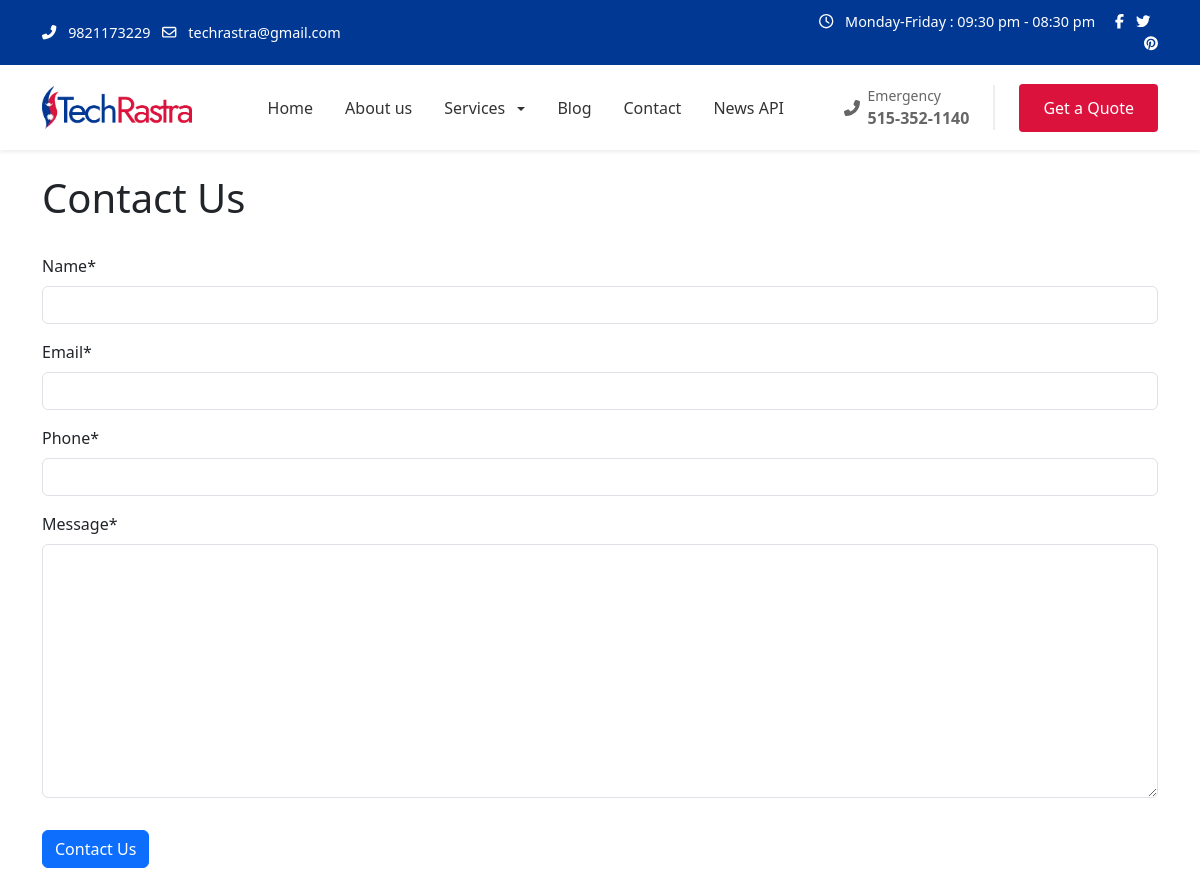
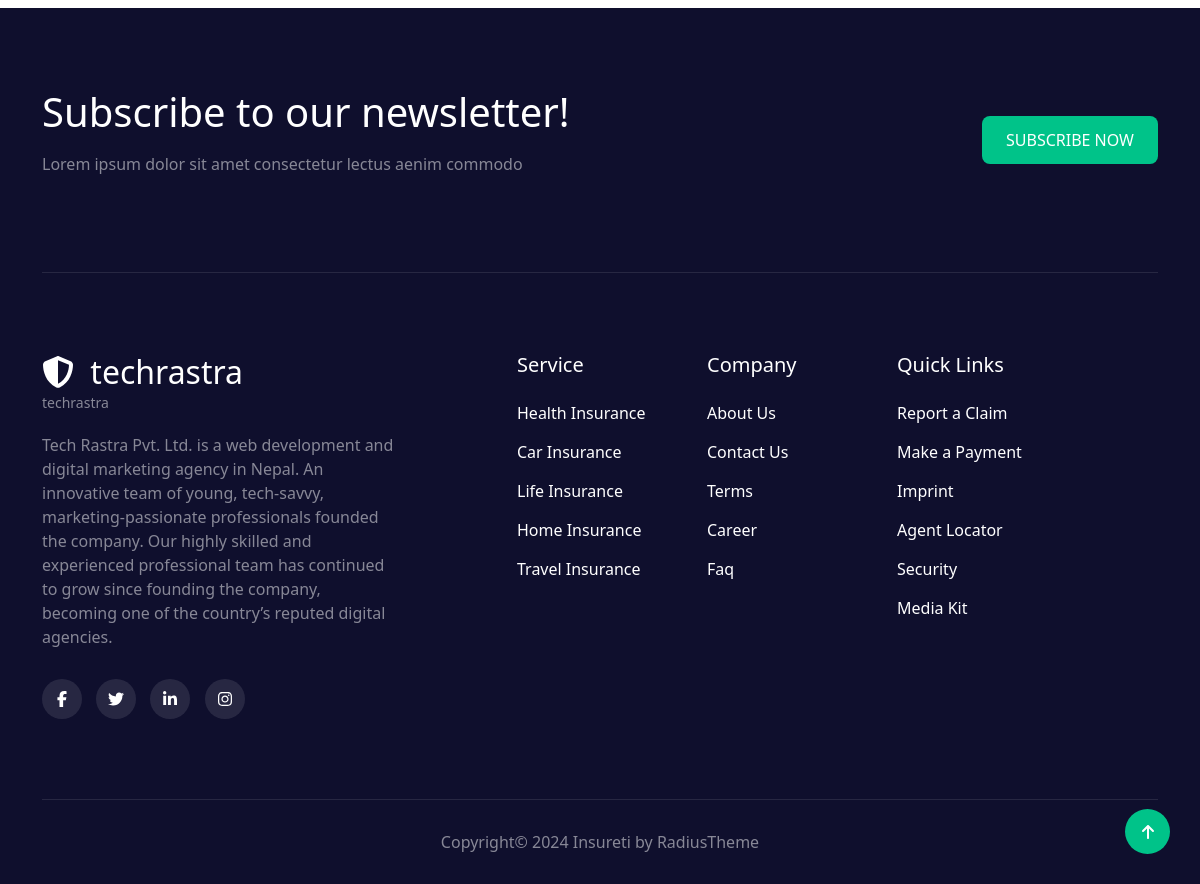
The app's page /contact with its own data (2 pictures, top to bottom).
### website/models.py (models this page shows, shortened)
class Settings(models.Model):
    name = models.CharField(max_length=100)
    slug = models.SlugField(max_length=100, unique=True)
    email = models.EmailField(blank=True, null=True)
    phone = models.CharField(max_length=100, blank=True, null=True)
    address = models.CharField(max_length=100, blank=True, null=True)
    description = models.TextField(blank=True, null=True)
    logo = models.ImageField(upload_to='logo/', blank=True, null=True)
    fabicon = models.ImageField(upload_to='fabicon/', blank=True, null=True)
    meta_title = models.CharField(max_length=100, blank=True, null=True)
    meta_description = models.TextField(blank=True, null=True)
    meta_keywords = models.TextField(blank=True, null=True)

### website/views.py (the view)
# urls.py: path('contact', views.contact_view, name='contact'),
def contact_view(request):
    if request.method == 'POST':
        form = ContactForm(request.POST)
        if form.is_valid():
            form.save()
            return render(request, 'contact.html', {'contactForm': ContactForm(), 'msg': 'Your message has been sent successfully'})
        else:
            return render(request, 'contact.html', {'contactForm': form})
    else:
        data={
            'contactForm': ContactForm(),
        }
    return render(request, 'contact.html', data)

### website/contact_form.py
class ContactForm(ModelForm):
    class Meta:
        model = Contact
        fields = ['name', 'email', 'phone', 'message']

### website/general.py (called while the page is built)
def global_data(request):
    data ={
            'settingData': Settings.objects.first(),
            'menuServiceData': Service.objects.all
        }
    return data

### website/templates/contact.html (shortened to what this page needs)
{% extends 'layouts/master.html' %}
{% block content %}
{% load bootstrap5 %}
{% load crispy_forms_tags %}
<div class="container py-4">
    <div class="row">
        <div class="col-md-12 mb-4">
            <h1> Contact Us </h1>
        </div>
    </div>
    <div class="row">
        <div class="col md-12">
            <form action="" method="post">
                {{contactForm | crispy}}
                <button class="btn btn-primary mt-3">Contact Us</button>
            </form>
        </div>
    </div>
</div>
{% endblock %}

### website/templates/layouts/header.html (shortened to what this page needs)
{% load static %}
<div class="top-bar">
    <div class="container">
        <div class="row align-items-center">
            <div class="col-md-8">
                {% if settingData %}
                <a href="tel:{{ settingData.phone }}" class="text-white me-2 text-decoration-none">
                    <i class="fas fa-phone-alt me-2"></i>
                        {{ settingData.phone }}
                </a>
                {% endif %}
                <a href="" class="text-white me-2 text-decoration-none">
                    <i class="far fa-envelope me-2"></i>
                    {% if settingData %}
                        {{ settingData.email }}
                    {% else %}
                        info@techrastra.com
                    {% endif %}
                </a>
            </div>
            <div class="col-md-4 text-end">
                    <span class="me-3">
                        <i class="far fa-clock me-2"></i>
                        Monday-Friday : 09:30 pm - 08:30 pm
                    </span>
                <a href="#" class="text-white me-2"><i class="fab fa-facebook-f"></i></a>
                <a href="#" class="text-white me-2"><i class="fab fa-twitter"></i></a>
                <a href="#" class="text-white"><i class="fab fa-pinterest"></i></a>
            </div>
        </div>
    </div>
</div>
<nav class="navbar navbar-expand-lg navbar-light bg-white py-3 shadow-sm sticky-top">
    <div class="container">
        <a class="navbar-brand" href="{% url 'index' %}">
            {% if settingData.logo %}
                <img src="{{ settingData.logo.url }}" alt="Techrastra">
            {% else %}
                <img src="{% static 'logo/logo.webp' %}" alt="Techrastra">
            {% endif %}
        </a>
        <div class="collapse navbar-collapse" id="navbarNav">
            <ul class="navbar-nav mx-auto">
                <li class="nav-item">
                    <a class="nav-link" href="{% url 'index' %}">
                        Home
                    </a>
                </li>
                <li class="nav-item">
                    <a class="nav-link" href="{% url 'about-us' %}">
                        About us
                    </a>
                </li>
                <li class="nav-item dropdown">
                    <a class="nav-link dropdown-toggle" href="{% url 'service' %}" role="button" data-bs-toggle="dropdown">
                        Services
                    </a>
                </li>
                <li class="nav-item">
                    <a class="nav-link" href="{% url 'blog' %}">
                        Blog
                    </a>
                </li>
                <li class="nav-item">
                    <a class="nav-link" href="{% url 'contact' %}">
                        Contact
                    </a>
                </li>
                <li class="nav-item">
                    <a class="nav-link" href="{% url 'api-news' %}">
                        News API
                    </a>
                </li>
            </ul>
            <div class="d-flex align-items-center">
                <div class="emergency-phone me-4">
                    <div class="d-flex align-items-center">
                        <i class="fas fa-phone-alt me-2"></i>
                        <div>
                            <small class="d-block">Emergency</small>
                            <strong>515-352-1140</strong>
                        </div>
                    </div>
                </div>
                <a href="{% url 'service' %}" class="btn-quote">Get a Quote</a>
            </div>
        </div>
    </div>
</nav>

### website/templates/layouts/footer.html
<footer class="footer-section">
    <div class="container">
        <div class="newsletter-section">
            <div class="row align-items-center">
                <div class="col-lg-6">
                    <h2 class="h1 mb-3">Subscribe to our newsletter!</h2>
                    <p class="text-white-50">Lorem ipsum dolor sit amet consectetur lectus aenim commodo</p>
                </div>
                <div class="col-lg-6 text-lg-end">
                    <button class="subscribe-btn">SUBSCRIBE NOW</button>
                </div>
            </div>
        </div>
        <div class="row g-4">
            <div class="col-lg-4">
                <div class="footer-logo">
                    <h3 class="h2 mb-0">
                        <i class="fas fa-shield-alt me-2"></i>
                        {{ settingData.name }}
                    </h3>
                    <small class="text-white-50 d-block">
                        {{ settingData.name }}
                    </small>
                </div>
                <p class="text-white-50">
                    {{ settingData.description | safe }}
                </p>
                <div class="social-links">
                    <a href="#"><i class="fab fa-facebook-f"></i></a>
                    <a href="#"><i class="fab fa-twitter"></i></a>
                    <a href="#"><i class="fab fa-linkedin-in"></i></a>
                    <a href="#"><i class="fab fa-instagram"></i></a>
                </div>
            </div>
            <div class="col-lg-2 offset-lg-1">
                <h5 class="mb-4">Service</h5>
                <ul class="footer-links">
                    <li><a href="#">Health Insurance</a></li>
                    <li><a href="#">Car Insurance</a></li>
                    <li><a href="#">Life Insurance</a></li>
                    <li><a href="#">Home Insurance</a></li>
                    <li><a href="#">Travel Insurance</a></li>
                </ul>
            </div>
            <div class="col-lg-2">
                <h5 class="mb-4">Company</h5>
                <ul class="footer-links">
                    <li><a href="#">About Us</a></li>
                    <li><a href="#">Contact Us</a></li>
                    <li><a href="#">Terms</a></li>
                    <li><a href="#">Career</a></li>
                    <li><a href="#">Faq</a></li>
                </ul>
            </div>
            <div class="col-lg-2">
                <h5 class="mb-4">Quick Links</h5>
                <ul class="footer-links">
                    <li><a href="#">Report a Claim</a></li>
                    <li><a href="#">Make a Payment</a></li>
                    <li><a href="#">Imprint</a></li>
                    <li><a href="#">Agent Locator</a></li>
                    <li><a href="#">Security</a></li>
                    <li><a href="#">Media Kit</a></li>
                </ul>
            </div>
        </div>
        <div class="copyright text-center">
            <p class="mb-0 text-white-50">Copyright© 2024 Insureti by RadiusTheme</p>
        </div>
    </div>
    <a href="#" class="scroll-top">
        <i class="fas fa-arrow-up"></i>
    </a>
</footer>

### static/css/style.css (style rules this page uses)
body { margin: 0; padding: 0; }
.top-bar { background-color: #013893; color: white; font-size: 0.9rem; padding: 11px 27px; }
.navbar-brand img { width: 150px; }
.nav-link { color: #333 !important; font-weight: 500; padding: 0.5rem 1rem !important; }
.emergency-phone { color: #666; border-right: 2px solid #eee; padding-right: 1.5rem; }
.btn-quote { background-color: #db133c; color: white; padding: 0.75rem 1.5rem; border-radius: 4px; text-decoration: none; transition: all 0.3s ease; }
.dropdown-toggle::after { margin-left: 0.5em; vertical-align: middle; }
.footer-section { background-color: #0f0f2d; color: white; padding: 80px 0 0 0; }
.newsletter-section { border-bottom: 1px solid rgba(255, 255, 255, 0.1); padding-bottom: 80px; margin-bottom: 80px; }
.subscribe-btn { background-color: #00c389; border: none; border-radius: 8px; padding: 12px 24px; color: white; font-weight: 500; transition: opacity 0.3s; }
.footer-logo { margin-bottom: 20px; }
.footer-links { list-style: none; padding: 0; }
.footer-links li { margin-bottom: 15px; }
.footer-links a { color: #ffffff; text-decoration: none; transition: opacity 0.3s; }
.social-links { margin-top: 30px; }
.social-links a { display: inline-flex; align-items: center; justify-content: center; width: 40px; height: 40px; background-color: rgba(255, 255, 255, 0.1); border-radius: 50%; margin-right: 10px; color: white; text-decoration: none; transition: background-color 0.3s; }
.copyright { padding: 30px 0; border-top: 1px solid rgba(255, 255, 255, 0.1); margin-top: 80px; }
.scroll-top { position: fixed; bottom: 30px; right: 30px; width: 45px; height: 45px; background-color: #00c389; color: white; border-radius: 50%; display: flex; align-items: center; justify-content: center; text-decoration: none; transition: opacity 0.3s; }

### records on screen
Settings: phone "9821173229", email "techrastra@gmail.com", logo (picture), name "techrastra", description "Tech Rastra Pvt. Ltd. is a web development and digital marketing agency in Nepal. An innovative team of young, tech-savvy, marketing-passionate professionals founded the company. Our highly skilled and experienced professional team has continued to grow since founding the company, becoming one of the country’s reputed digital agencies."
